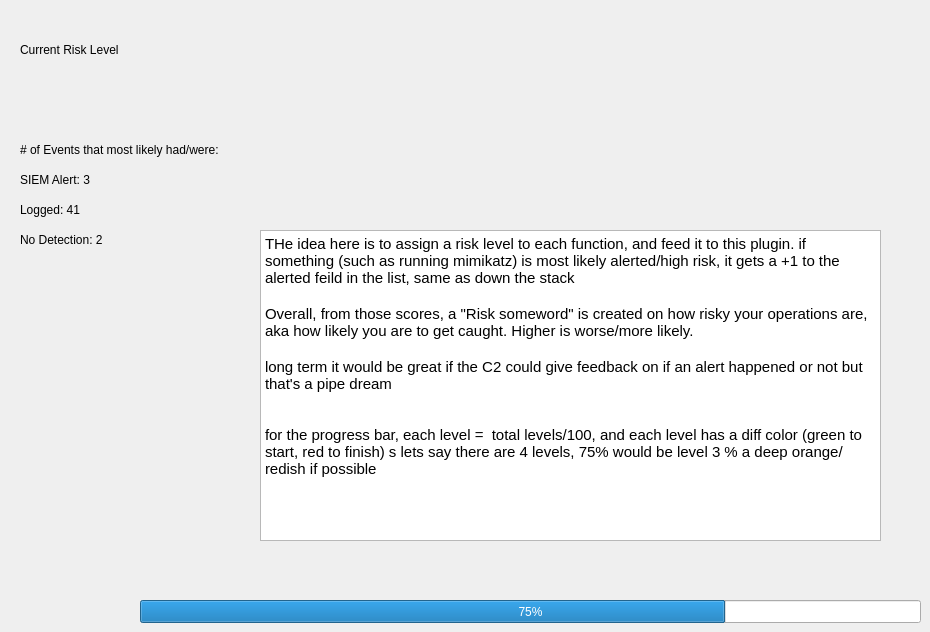
          <widget class="QWidget" name="tab_32">
           <attribute name="title">
            <string>Risk Report</string>
           </attribute>
           <widget class="QLabel" name="label_25">
            <property name="geometry">
             <rect>
              <x>20</x>
              <y>40</y>
              <width>201</width>
              <height>19</height>
             </rect>
            </property>
            <property name="text">
             <string>Current Risk Level</string>
            </property>
           </widget>
           <widget class="QLabel" name="label_34">
            <property name="geometry">
             <rect>
              <x>20</x>
              <y>140</y>
              <width>261</width>
              <height>19</height>
             </rect>
            </property>
            <property name="text">
             <string># of Events that most likely had/were:</string>
            </property>
           </widget>
           <widget class="QLabel" name="label_35">
            <property name="geometry">
             <rect>
              <x>20</x>
              <y>170</y>
              <width>101</width>
              <height>19</height>
             </rect>
            </property>
            <property name="text">
             <string>SIEM Alert: 3</string>
            </property>
           </widget>
           <widget class="QLabel" name="label_36">
            <property name="geometry">
             <rect>
              <x>20</x>
              <y>200</y>
              <width>101</width>
              <height>19</height>
             </rect>
            </property>
            <property name="text">
             <string>Logged: 41</string>
            </property>
           </widget>
           <widget class="QLabel" name="label_37">
            <property name="geometry">
             <rect>
              <x>20</x>
              <y>230</y>
              <width>131</width>
              <height>19</height>
             </rect>
            </property>
            <property name="text">
             <string>No Detection: 2</string>
            </property>
           </widget>
           <widget class="QTextEdit" name="textEdit">
            <property name="geometry">
             <rect>
              <x>260</x>
              <y>230</y>
              <width>621</width>
              <height>311</height>
             </rect>
            </property>
            <property name="html">
             <string>&lt;!DOCTYPE HTML PUBLIC &quot;-//W3C//DTD HTML 4.0//EN&quot; &quot;http://www.w3.org/TR/REC-html40/strict.dtd&quot;&gt;
&lt;html&gt;&lt;head&gt;&lt;meta name=&quot;qrichtext&quot; content=&quot;1&quot; /&gt;&lt;style type=&quot;text/css&quot;&gt;
p, li { white-space: pre-wrap; }
&lt;/style&gt;&lt;/head&gt;&lt;body style=&quot; font-family:'Cantarell'; font-size:11pt; font-weight:400; font-style:normal;&quot;&gt;
&lt;p style=&quot; margin-top:0px; margin-bottom:0px; margin-left:0px; margin-right:0px; -qt-block-indent:0; text-indent:0px;&quot;&gt;THe idea here is to assign a risk level to each function, and feed it to this plugin. if something (such as running mimikatz) is most likely alerted/high risk, it gets a +1 to the alerted feild in the list, same as down the stack&lt;/p&gt;
&lt;p style=&quot;-qt-paragraph-type:empty; margin-top:0px; margin-bottom:0px; margin-left:0px; margin-right:0px; -qt-block-indent:0; text-indent:0px;&quot;&gt;&lt;br /&gt;&lt;/p&gt;
&lt;p style=&quot; margin-top:0px; margin-bottom:0px; margin-left:0px; margin-right:0px; -qt-block-indent:0; text-indent:0px;&quot;&gt;Overall, from those scores, a &amp;quot;Risk someword&amp;quot; is created on how risky your operations are, aka how likely you are to get caught. Higher is worse/more likely.&lt;/p&gt;
&lt;p style=&quot;-qt-paragraph-type:empty; margin-top:0px; margin-bottom:0px; margin-left:0px; margin-right:0px; -qt-block-indent:0; text-indent:0px;&quot;&gt;&lt;br /&gt;&lt;/p&gt;
&lt;p style=&quot; margin-top:0px; margin-bottom:0px; margin-left:0px; margin-right:0px; -qt-block-indent:0; text-indent:0px;&quot;&gt;long term it would be great if the C2 could give feedback on if an alert happened or not but that's a pipe dream&lt;br /&gt;&lt;br /&gt;&lt;br /&gt;for the progress bar, each level =  total levels/100, and each level has a diff color (green to start, red to finish) s lets say there are 4 levels, 75% would be level 3 % a deep orange/redish if possible&lt;/p&gt;
&lt;p style=&quot;-qt-paragraph-type:empty; margin-top:0px; margin-bottom:0px; margin-left:0px; margin-right:0px; -qt-block-indent:0; text-indent:0px;&quot;&gt;&lt;br /&gt;&lt;/p&gt;&lt;/body&gt;&lt;/html&gt;</string>
            </property>
           </widget>
           <widget class="QProgressBar" name="progressBar_17">
            <property name="geometry">
             <rect>
              <x>140</x>
              <y>600</y>
              <width>781</width>
              <height>23</height>
             </rect>
            </property>
            <property name="autoFillBackground">
             <bool>false</bool>
            </property>
            <property name="maximum">
             <number>100</number>
            </property>
            <property name="value">
             <number>75</number>
            </property>
           </widget>
          </widget>
